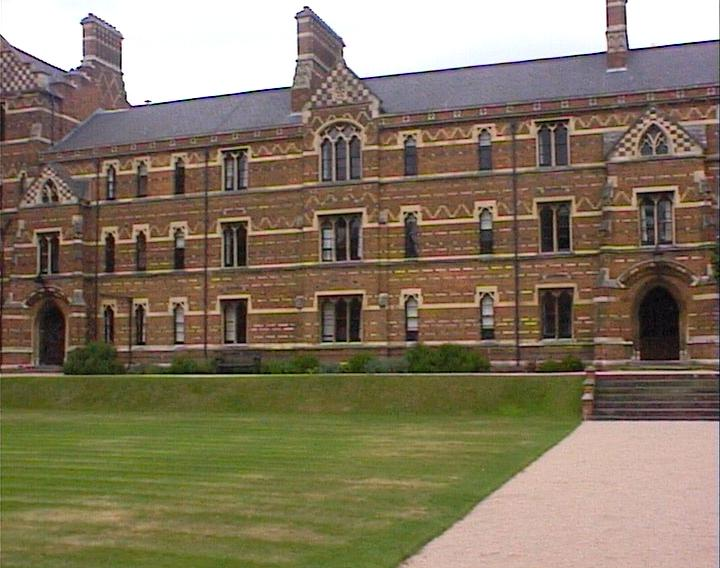
#> input picture hw3/images/keble_images/keble_a.jpg, 720 x 568 px
$ python Opencv_Stitcher.py
#> lines starting #> are read from the running program, lines starting #| are printed output that depends on the picture
import cv2
import sys

def stitch_with_opencv(image_paths, output_path="opencv_panorama.jpg"):
#> called with output_path = 'opencv_keble_panorama.jpg'
    images = []
    for path in image_paths:
        img = cv2.imread(path)
#> img is the input picture: shape (568, 720, 3); mean B, G, R 97.8, 119.2, 132.3
        if img is None:
            print(f"Error: Could not load {path}")
            return None, None
        images.append(img)

    stitcher = cv2.Stitcher.create(cv2.Stitcher_PANORAMA)

    status, panorama = stitcher.stitch(images)
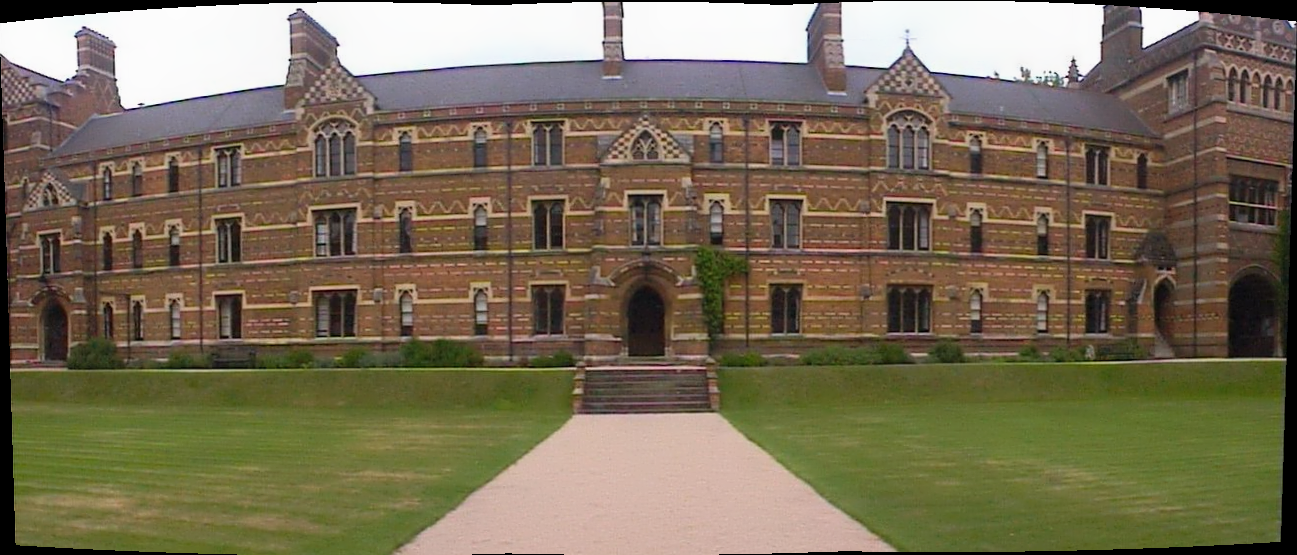
#> panorama: shape (555, 1297, 3); mean of channels 0, 1, 2 87.5, 110.3, 121.5; drawn as B, G, R
#> status = 0

    if status == cv2.Stitcher_OK:
        cv2.imwrite(output_path, panorama)
        print(f"Panorama saved to {output_path}")
        return status, panorama
    else:
        print(f"Stitching failed with status: {status}")
        return status, None


if __name__ == "__main__":
    image_paths = [
        '../images/keble_images/keble_a.jpg',
        '../images/keble_images/keble_b.jpg',
        '../images/keble_images/keble_c.jpg'
    ]

    status, panorama = stitch_with_opencv(image_paths, 'opencv_keble_panorama.jpg')
#> status = 0
